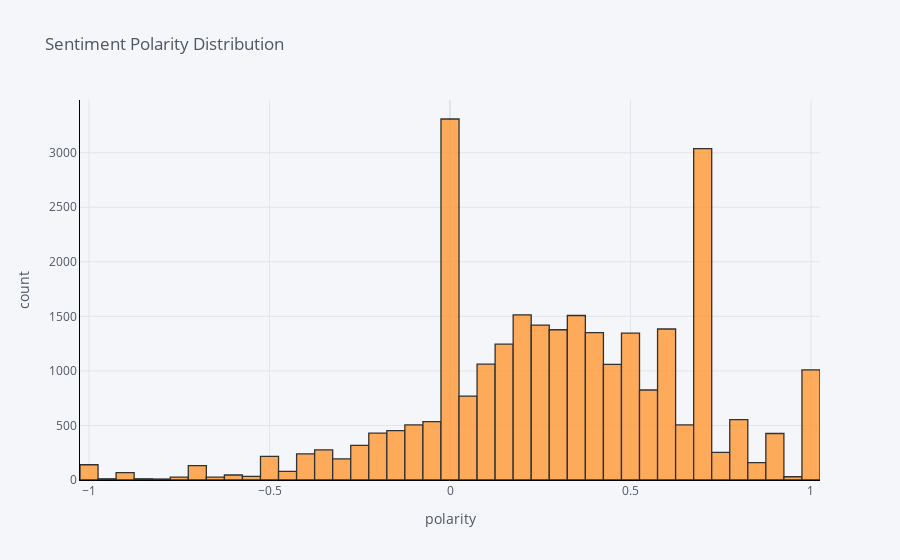

Here is the notebook cell this chart was saved with:
### Code cell
import plotly
df['polarity'].iplot(
    kind='hist',
    bins=50,
    xTitle='polarity',
    linecolor='black',
    yTitle='count',
    title='Sentiment Polarity Distribution')

### Figure 1 — Plotly figure (JSON) as saved in the notebook; plotly's stock layout.template omitted (floating-point values rounded to 4 significant figures; data arrays with more than 128 entries replaced by an {"elided": "..."} marker saying what was removed)
{"data": [{"opacity": 0.8, "name": "polarity", "histnorm": "", "nbinsx": 50, "histfunc": "count", "marker": {"color": "rgba(255, 153, 51, 1.0)", "line": {"color": "#000000", "width": 1.3}}, "x": {"elided": "27887 float values"}, "type": "histogram", "orientation": "v"}], "layout": {"xaxis": {"tickfont": {"color": "#4D5663"}, "title": {"text": "polarity", "font": {"color": "#4D5663"}}, "showgrid": true, "zerolinecolor": "#E1E5ED", "gridcolor": "#E1E5ED", "linecolor": "black"}, "title": {"text": "Sentiment Polarity Distribution", "font": {"color": "#4D5663"}}, "paper_bgcolor": "#F5F6F9", "plot_bgcolor": "#F5F6F9", "yaxis": {"tickfont": {"color": "#4D5663"}, "title": {"text": "count", "font": {"color": "#4D5663"}}, "showgrid": true, "zerolinecolor": "#E1E5ED", "gridcolor": "#E1E5ED", "linecolor": "black"}, "barmode": "overlay", "legend": {"bgcolor": "#F5F6F9", "font": {"color": "#4D5663"}}}}
